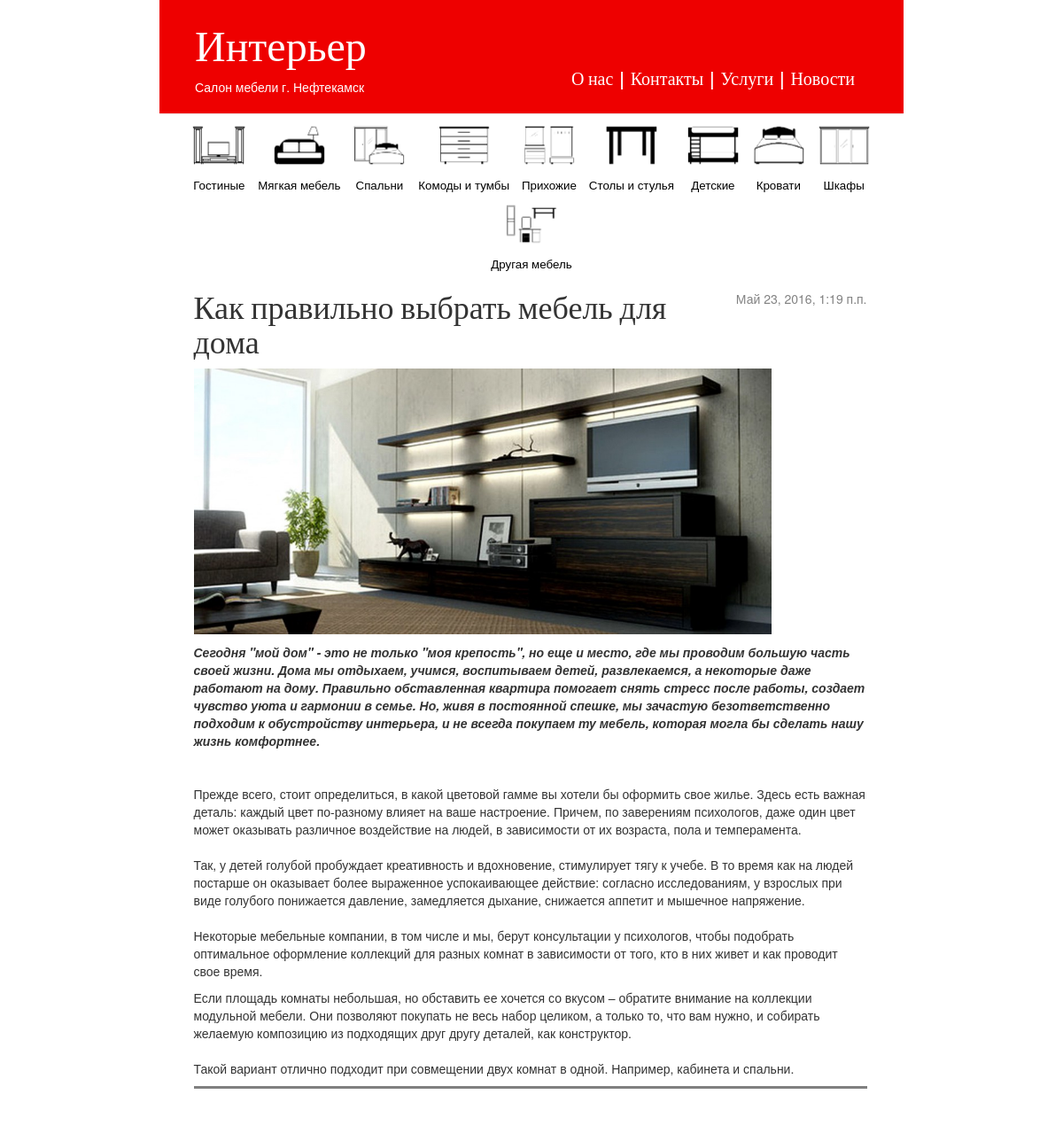
The page /post/8/ on the database its author committed.
### blog/models.py (models this page shows, shortened)
class Category(models.Model):
	title = models.CharField(max_length = 200)
	image = models.ImageField(upload_to = 'images/categories', null = True, blank = True)
	master_id = models.ForeignKey('blog.Category', related_name = 'subcats', blank=True,  null=True, on_delete=models.SET_NULL)

class Post(models.Model):
	author = models.ForeignKey('auth.User')
	title = models.CharField(max_length = 200)
	pre = models.TextField(null = True, blank = True)
	text = models.TextField()
	create_date = models.DateTimeField(default = timezone.now)
	published_date = models.DateTimeField(blank = True, null = True)
	image = models.ImageField(upload_to = 'images', null = True, blank = True)

### blog/views.py (the view)
# urls.py: url(r'^post/(?P<pk>[0-9]+)/$', views.post_detail, name = 'post_detail'),
def post_detail(request, pk):
	categories = Category.objects.all()
	post = get_object_or_404(Post, pk=pk)
	return render(request, 'blog/post_detail.html', {'post': post, 'categories':categories})

### blog/templates/blog/post_detail.html
{% extends 'blog/base.html' %}
{% block content %}
	<div class = 'post'>
		{% if post.published_date %}
			<div class = 'date'>
				{{ post.published_date }}
			</div>
		{% endif %}
		<h1>{{ post.title }}</h1>
		{% if post.image %}
		    	<img src="{{ post.image.url }}">
		{% endif %}
		{% if post.pre%}
		     	<p ><i><b>{{ post.pre|linebreaks }}</b></i></p>
		    {% endif %}
		<p class="post-text">{{ post.text|linebreaks }}</p>
	</div>
{% endblock %}

### blog/templates/blog/base.html (shortened to what this page needs)
{% load staticfiles %}
<html>
	<head>
		<link rel="stylesheet" href="//maxcdn.bootstrapcdn.com/bootstrap/3.2.0/css/bootstrap.min.css">
    	<link rel="stylesheet" href="//maxcdn.bootstrapcdn.com/bootstrap/3.2.0/css/bootstrap-theme.min.css">
    	<link rel="stylesheet" href="{% static 'css/blog.css' %}">
	</head>
	<body>
		<div class="page-header">
			<p class ="top-menu"> <a href="{% url 'about'  %}">О нас</a> | <a href="{% url 'contacts'  %}">Контакты</a> |  <a href="{% url 'service'  %}">Услуги</a> | <a href="/">Новости</a></p>
			<h1><a href="/">Интерьер</a></h1>
			<span class="header-text">Салон мебели г. Нефтекамск</span>
		</div>
		<div class="furniture-menu">
			<div class = "furniture-menu-inner">
				{% for cat in categories %}
					{% if not cat.master_id %}
						<div class="cat" id="{{cat.pk}}">
							<a  href="{% url 'category' pk=cat.pk %}">
								{% if cat.image %}
				    				<img class="cat-image" src="{{ cat.image.url }}">
				    			{% endif %}
			    				<span class="cat-title">{{ cat.title}}</span>
			    			</a>
						</div>
					{% endif %}
				{% endfor %}
			</div>
		</div>
		<div class="content container">
		    {% block content %}
		    {% endblock %}
	    </div>
	</body>
</html>

### blog/static/css/blog.css (style rules this page uses)
html, body { height: 100%; }
.page-header { background-color: #ee0000; margin: 0 15%; padding: 5px 20px 20px 40px; }
.header-text { color: white; }
.furniture-menu { text-align: center; margin: 0 15%; height: auto; min-height: 10%; width: auto; }
.cat { display: inline-block; background-color: white; font-size: 10pt; text-align: center; }
.cat-image { height: 70px; width: auto; display: block; }
.cat-title { margin: 0 5px; }
.page-header h1, .page-header h1 a, .page-header h1 a:visited, .page-header h1 a:active { color: #ffffff; font-size: 36pt; text-decoration: none; }
.content { width: 793px; height: auto; min-height: 100%; }
h1, h2, h3, h4 { font-family: 'Lobster', cursive; }
a { color: black; }
.date { float: right; color: #828282; }
.top-menu { color: white; float: right; font-size: 15pt; margin-right: 35px; margin-top: 70px; font-family: 'Lobster', cursive; }
.top-menu a { color: white; }
.post { width: 760px; margin-bottom: 50px; border-bottom: 3px solid #808080; }
img { max-height: 300px; max-width: 780px; margin: auto; }
.post-text { margin-top: 40px; }

### rows shown on the page
Category: image (picture), title "Гостиные"
Category: image (picture), title "Мягкая мебель"
Category: image (picture), title "Спальни"
Category: image (picture), title "Комоды и тумбы"
Category: image (picture), title "Прихожие"
Category: image (picture), title "Столы и стулья"
Category: image (picture), title "Детские"
Category: image (picture), title "Кровати"
Category: image (picture), title "Шкафы"
Category: image (picture), title "Другая мебель"
Post: published_date "Май 23, 2016, 1:19 п.п.", title "Как правильно выбрать мебель для дома", image (picture), text "Прежде всего, стоит определиться, в какой цветовой гамме вы хотели бы оформить свое жилье. Здесь есть важная деталь: каждый цвет по-разному влияет на ваше настроение. Причем, по заверениям психологов, даже один цвет может оказывать различное воздействие на людей, в зависимости от их возраста, пола и темперамента. Так, у детей голубой пробуждает креативность и вдохновение, стимулирует тягу к учебе. В то время как на людей постарше он оказывает более выраженное успокаивающее действие: согласно исследованиям, у взрослых при виде голубого понижается давление, замедляется дыхание, снижается аппетит и мышечное напряжение. Некоторые мебельные компании, в том числе и мы, берут консультации у…"
